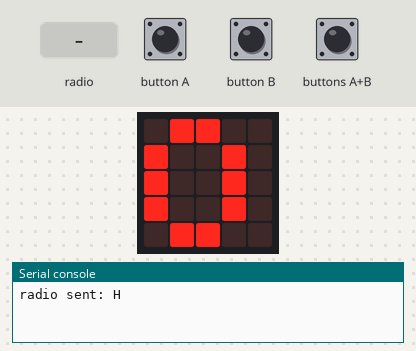
Bench run of a program on a simulated Calliope mini (MakeCode). Parts: the board's 5×5 LED display, the last lines printed to the serial console. The test bench sets the inputs (shaded band). Random numbers come from a fixed seed; no radio messages arrive unless stated (any console line starting 'radio sent:' is added by the test bench).

Above: at 2.9 s.
3.0 s: button A pressed for 0.15 s
At 3.6 s:
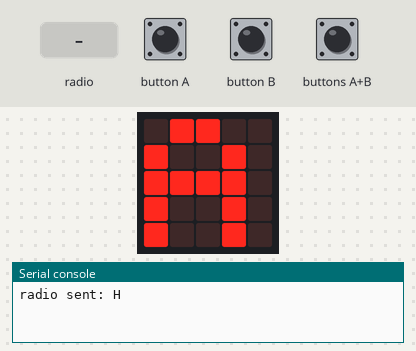
4.6 s: buttons A+B pressed for 0.15 s
At 5.9 s:
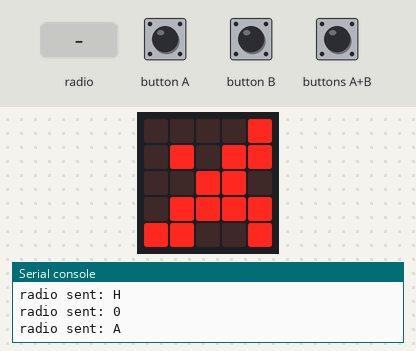
6.2 s: radio message "1" arrives
At 6.5 s:
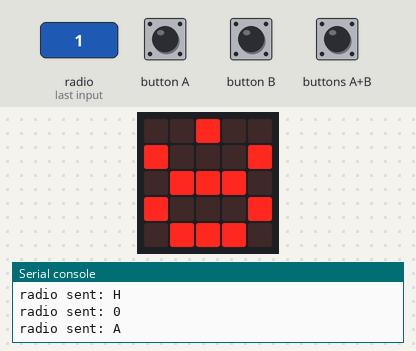
7.7 s: button B pressed for 0.15 s
At 8.5 s:
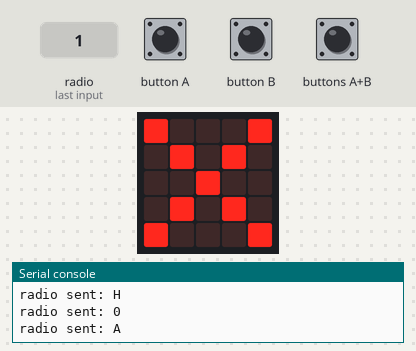
9.4 s: radio message "G" arrives
At 10.2 s:
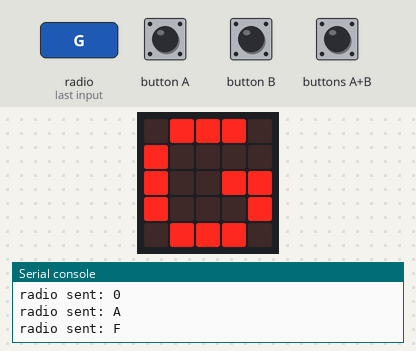
Timing chart, 0 to 11.9 s (numbered marks = the images above; inputs shaded):
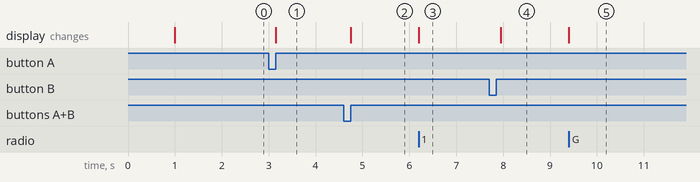

Measured:
- after the input at 3.0 s, the display: changes after 0.15 s (image 1)
- after the input at 4.6 s, the display: changes after 0.15 s (image 2)
- after the input at 6.2 s, the display: changes at once (image 3)
- after the input at 7.7 s, the display: changes after 0.25 s (image 4)
- after the input at 9.4 s, the display: changes at once (image 5)

The program:

main.ts
```typescript
function macheEtwas () {
    basic.pause(1000)
    Send = randint(0, 1)
    basic.showNumber(Send)
    Ready = 1
}
radio.onReceivedNumber(function (receivedNumber) {
    if (Go == 0) {
        if (Mode == 1) {
            basic.showLeds(`
                . . # . .
                # . . . #
                . # # # .
                # . . . #
                . # # # .
                `)
            Ready_messen = 1
            Empfangen = receivedNumber
        }
    }
})
input.onButtonEvent(Button.A, input.buttonEventClick(), function () {
    if (Go == 0) {
        if (Mode == 0 && Ready == 1) {
            basic.showString("A")
            radio.sendNumber(Send)
            Ready = 0
            basic.pause(100)
            radio.sendString("A")
        }
        if (Ready_messen == 1 && Mode == 1) {
            basic.pause(100)
            if (Messung == "A") {
                basic.showIcon(IconNames.Yes)
                Verschlüsselung.push(Empfangen)
                radio.sendString("T")
            } else {
                basic.showIcon(IconNames.No)
                radio.sendString("F")
            }
        }
    }
})
input.onButtonEvent(Button.AB, input.buttonEventClick(), function () {
    if (Go == 0) {
        if (Mode == 0) {
            basic.showLeds(`
                . . . . #
                . # . # #
                . . # # .
                . # # # #
                # # . . #
                `)
            Mode = 1
        } else {
            basic.showLeds(`
                . # # # .
                # . . . #
                . # # # .
                # . . . #
                . . # . .
                `)
            Mode = 0
        }
    }
})
input.onButtonEvent(Button.B, input.buttonEventClick(), function () {
    if (Go == 0) {
        if (Mode == 0 && Ready == 1) {
            basic.showString("B")
            radio.sendNumber(Send + 2)
            Ready = 0
            basic.pause(100)
            radio.sendString("B")
        }
        if (Ready_messen == 1 && Mode == 1) {
            basic.pause(100)
            if (Messung == "B") {
                basic.showIcon(IconNames.Yes)
                Verschlüsselung.push(Empfangen - 2)
                radio.sendString("T")
            } else {
                basic.showIcon(IconNames.No)
                radio.sendString("F")
            }
        }
    }
})
radio.onReceivedString(function (receivedString) {
    if (Go == 0) {
        if (Mode == 0) {
            if (receivedString == "T") {
                basic.showIcon(IconNames.Yes)
                Verschlüsselung.push(Send)
                if (Verschlüsselung.length < 5) {
                    macheEtwas()
                } else {
                    basic.showString("G")
                    radio.sendString("G")
                    Go = 1
                }
            }
            if (receivedString == "F") {
                basic.showIcon(IconNames.No)
                macheEtwas()
            }
        }
        if (Ready_messen == 1 && (Mode == 1 && (receivedString == "A" || receivedString == "B"))) {
            Messung = receivedString
        }
        if (receivedString == "G" && Mode == 1) {
            basic.showString("G")
            Go = 1
        }
    }
})
let Messung = ""
let Empfangen = 0
let Ready_messen = 0
let Mode = 0
let Go = 0
let Ready = 0
let Send = 0
let Verschlüsselung: number[] = []
Verschlüsselung = []
macheEtwas()
radio.sendString("H")
basic.forever(function () {

})
```

test.ts
```typescript
// Hier kann man Tests durchführen; diese Datei wird nicht kompiliert, wenn dieses Paket als Erweiterung verwendet wird.
```
